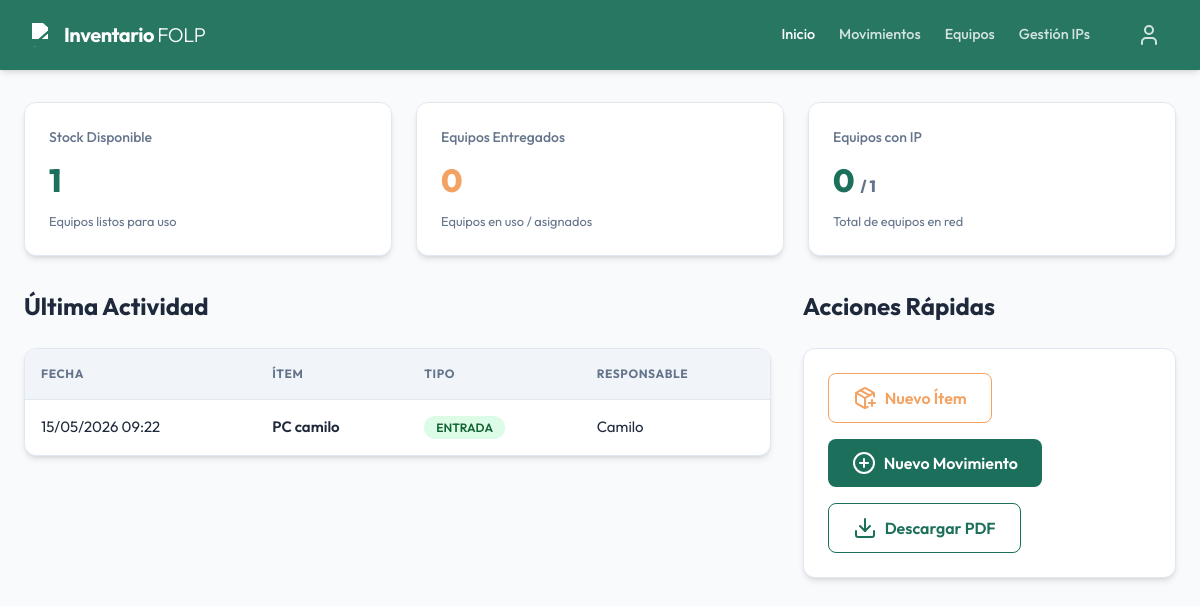
The app's page / (signed in) with its own data.
### inventario/models.py (models this page shows, shortened)
class Transaction(models.Model):
    TYPES = [
        ('ENTRADA', 'ENTRADA (+)'),
        ('SALIDA', 'SALIDA (-)'),
    ]
    item = models.ForeignKey(Item, on_delete=models.CASCADE, related_name='transactions')
    tipo = models.CharField(max_length=10, choices=TYPES, verbose_name="Tipo de Movimiento")
    persona = models.ForeignKey(Persona, on_delete=models.SET_NULL, null=True, blank=True, verbose_name="Responsable")
    responsable_otro = models.CharField(max_length=200, blank=True, null=True, verbose_name="Nombre de responsable (Otro)")
    area = models.ForeignKey(Area, on_delete=models.PROTECT, verbose_name="Ubicación/Área")
    observaciones = models.TextField(blank=True, null=True)
    firma = models.TextField(blank=True, null=True, verbose_name="Firma Digital")
    timestamp = models.DateTimeField(auto_now_add=True)
    class Meta:
        verbose_name = "Transacción"
        verbose_name_plural = "Transacciones"
        ordering = ['-timestamp']

class Item(models.Model):
    CATEGORIES = [
        ('PC', 'PC'),
        ('Impresora', 'Impresora'),
        ('Notebook', 'Notebook'),
        ('Redes', 'Redes'),
        ('Otro', 'Otro'),
    ]
    nombre = models.CharField(max_length=200)
    categoria = models.CharField(max_length=50, choices=CATEGORIES, default='Hardware')
    descripcion = models.TextField(blank=True, null=True)
    responsable = models.ForeignKey(Persona, on_delete=models.SET_NULL, null=True, blank=True, verbose_name="Responsable")
    responsable_otro = models.CharField(max_length=200, blank=True, null=True, verbose_name="Nombre de responsable (Otro)")
    area = models.ForeignKey(Area, on_delete=models.SET_NULL, null=True, blank=True, verbose_name="Área")
    class Meta:
        verbose_name = "Ítem"
        verbose_name_plural = "Ítems"

class Persona(models.Model):
    nombre_completo = models.CharField(max_length=200)
    rol = models.CharField(max_length=100, blank=True, null=True)
    class Meta:
        verbose_name = "Persona"
        verbose_name_plural = "Personas"

### inventario/views.py (the view)
# urls.py: path('', views.DashboardView.as_view(), name='dashboard'),
class DashboardView(LoginRequiredMixin, TemplateView):
    template_name = 'inventario/dashboard.html'
    def get_context_data(self, **kwargs):
        context = super().get_context_data(**kwargs)
        items = Item.objects.all()
        total_items = items.count()
        equipos_disponibles = 0
        equipos_en_uso = 0
        equipos_con_ip = 0
        for item in items:
            entradas = item.transactions.filter(tipo='ENTRADA').count()
            salidas = item.transactions.filter(tipo='SALIDA').count()
            stock = entradas - salidas
            if stock > 0:
                equipos_disponibles += 1
            else:
                equipos_en_uso += 1
            if hasattr(item, 'ip_asignada') and item.ip_asignada:
                equipos_con_ip += 1
        context['total_items'] = total_items
        context['equipos_disponibles'] = equipos_disponibles
        context['equipos_en_uso'] = equipos_en_uso
        context['equipos_con_ip'] = equipos_con_ip
        context['recent_transactions'] = Transaction.objects.all()[:10]
        context['total_areas'] = Area.objects.count()
        return context

### templates/inventario/dashboard.html
{% extends 'base.html' %}
{% block content %}
<div class="stats-grid">
    <div class="card">
        <div class="stat-label">Stock Disponible</div>
        <div class="stat-value" style="color: var(--primary)">
            {{ equipos_disponibles }}
        </div>
        <p style="font-size: 0.8rem; color: var(--text-muted)">Equipos listos para uso</p>
    </div>
    <div class="card">
        <div class="stat-label">Equipos Entregados</div>
        <div class="stat-value" style="color: var(--accent)">
            {{ equipos_en_uso }}
        </div>
        <p style="font-size: 0.8rem; color: var(--text-muted)">Equipos en uso / asignados</p>
    </div>
    <div class="card">
        <div class="stat-label">Equipos con IP</div>
        <div class="stat-value">{{ equipos_con_ip }} <span style="font-size: 1rem; color: var(--text-muted)">/ {{ total_items }}</span></div>
        <p style="font-size: 0.8rem; color: var(--text-muted)">Total de equipos en red</p>
    </div>
</div>
<div class="dashboard-layout">
    <div class="flex-main">
        <h2 style="margin-bottom: 1.5rem;">Última Actividad</h2>
        <div class="table-container">
            <table>
                <thead>
                    <tr>
                        <th>Fecha</th>
                        <th>Ítem</th>
                        <th>Tipo</th>
                        <th>Responsable</th>
                    </tr>
                </thead>
                <tbody>
                    {% for tx in recent_transactions %}
                    <tr style="cursor: pointer;" onclick="window.location='{% url 'transaction_detail' tx.id %}'">
                        <td>{{ tx.timestamp|date:"d/m/Y H:i" }}</td>
                        <td style="font-weight: 600">{{ tx.item.nombre }}</td>
                        <td>
                            <span
                                class="badge {% if tx.tipo == 'ENTRADA' %}badge-success{% else %}badge-danger{% endif %}">
                                {{ tx.tipo }}
                            </span>
                        </td>
                        <td>
                            {% if tx.persona %}
                                {{ tx.persona.nombre_completo }}
                            {% else %}
                                {{ tx.responsable_otro|default:"-" }}
                            {% endif %}
                        </td>
                    </tr>
                    {% empty %}
                    <tr>
                        <td colspan="4" style="text-align: center; padding: 2rem; color: var(--text-muted)">No hay
                            movimientos recientes</td>
                    </tr>
                    {% endfor %}
                </tbody>
            </table>
        </div>
    </div>
    <div class="flex-side">
        <h2 style="margin-bottom: 1.5rem;">Acciones Rápidas</h2>
        <div class="card">
            <a href="{% url 'item_create' %}" class="btn" style="margin-bottom: 1rem; border: 1px solid var(--accent); color: var(--accent);">
                <i data-lucide="package-plus"></i> Nuevo Ítem
            </a>
            <a href="{% url 'transaction_create' %}" class="btn btn-primary" style="margin-bottom: 1rem;">
                <i data-lucide="plus-circle"></i> Nuevo Movimiento
            </a>
            <a href="{% url 'generate_report' %}" class="btn"
                style="border: 1px solid var(--primary); color: var(--primary);">
                <i data-lucide="download"></i> Descargar PDF
            </a>
        </div>
    </div>
</div>
{% endblock %}

### static/css/main.css (style rules this page uses)
:root { --primary: #1c705b; --primary-dark: #145041; --primary-light: #2a9d82; --accent: #f4a261; --bg: #f8fafc; --card-bg: #ffffff; --text: #1e293b; --text-muted: #64748b; --border: #e2e8f0; --shadow: 0 4px 6px -1px rgb(0 0 0 / 0.1), 0 2px 4px -2px rgb(0 0 0 / 0.1); --radius: 12px; }
* { margin: 0; padding: 0; box-sizing: border-box; }
body { font-family: 'Outfit', 'Inter', system-ui, -apple-system, sans-serif; background-color: var(--bg); color: var(--text); line-height: 1.5; }
.stats-grid { display: grid; grid-template-columns: repeat(auto-fit, minmax(240px, 1fr)); gap: 1.5rem; margin-bottom: 2rem; }
.card { background: var(--card-bg); padding: 1.5rem; border-radius: var(--radius); border: 1px solid var(--border); box-shadow: var(--shadow); transition: transform 0.2s, box-shadow 0.2s; }
.stat-label { font-size: 0.875rem; color: var(--text-muted); font-weight: 500; }
.stat-value { font-size: 2rem; font-weight: 800; color: var(--primary); margin: 0.5rem 0; }
.btn { display: inline-flex; align-items: center; justify-content: center; padding: 0.75rem 1.5rem; border-radius: 8px; font-weight: 600; cursor: pointer; transition: all 0.2s; border: none; text-decoration: none; gap: 0.5rem; }
.btn-primary { background-color: var(--primary); color: white; }
.table-container { background: var(--card-bg); border-radius: var(--radius); border: 1px solid var(--border); overflow: hidden; box-shadow: var(--shadow); }
table { width: 100%; border-collapse: collapse; }
th { background: #f1f5f9; padding: 1rem; text-align: left; font-size: 0.75rem; text-transform: uppercase; letter-spacing: 0.05em; color: var(--text-muted); }
td { padding: 1rem; border-top: 1px solid var(--border); font-size: 0.9375rem; }
.badge { padding: 0.25rem 0.75rem; border-radius: 9999px; font-size: 0.75rem; font-weight: 600; }
.badge-success { background: #dcfce7; color: #166534; }
.dashboard-layout { display: flex; gap: 2rem; align-items: flex-start; }
.flex-main { flex: 2; }
.flex-side { flex: 1; }

### records on screen
Transaction: timestamp "15/05/2026 09:22", item.nombre "PC camilo", tipo "ENTRADA", persona.nombre_completo "Camilo"

### other values on screen
{{ equipos_disponibles }} "1"
{{ equipos_en_uso }} "0"
{{ equipos_con_ip }} "0"
{{ total_items }} "1"
